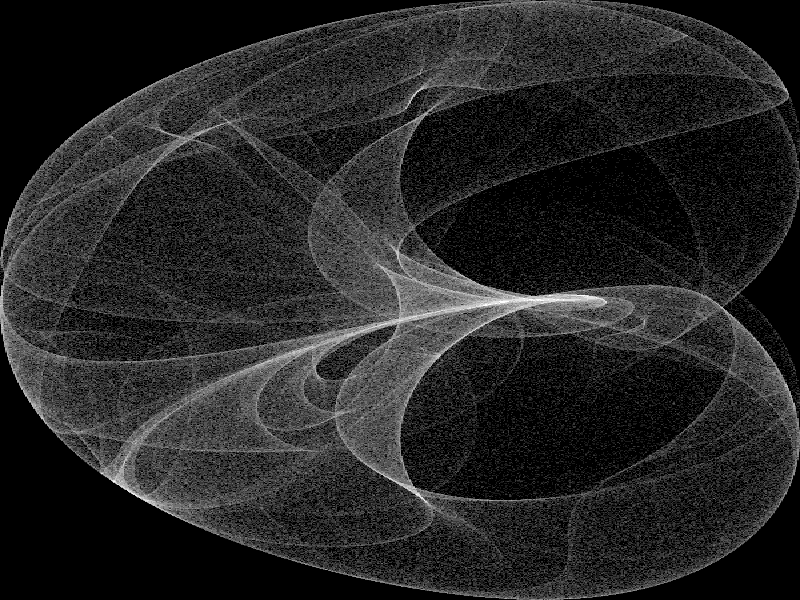
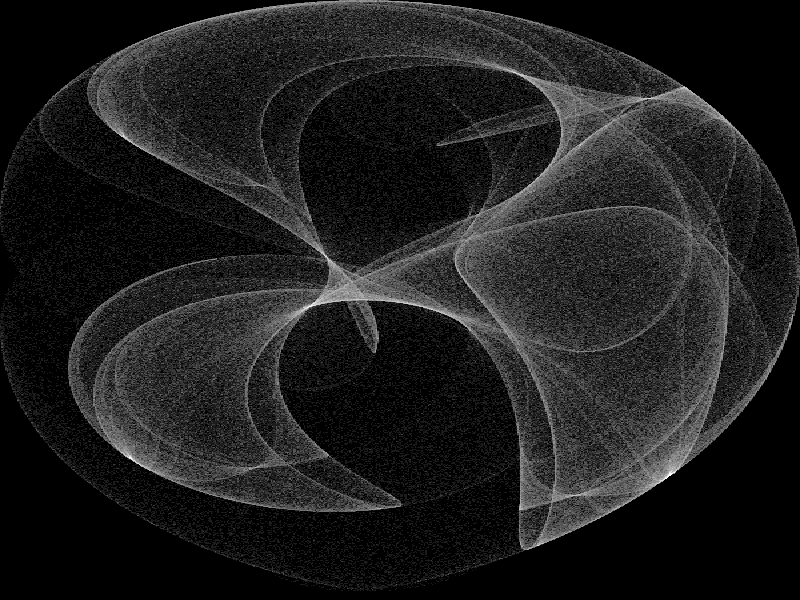

Generate these figures, in order, with R:
####
# some attractors in R - Pete Werner, 2013
####
# post here: http://petewerner.blogspot.com/2013/11/just-for-fun-attractors-in-r.html
#
# faster vers: https://github.com/petewerner/misc/blob/master/attractor.R
#
# see also:
# http://paulbourke.net/fractals/peterdejong/
# http://paulbourke.net/fractals/clifford/
####

map <- function(x, imin, imax, omin, omax) {
	return( (x - imin) / (imax - imin) * (omax - omin) + omin )
}

dejong <- function(x, y) {
	for (i in 1:npoints) {
		xn <- sin(a * y) - cos(b * x)
		yn <- sin(c * x) - cos(d * y)
		row <- round(map(xn, -2, 2, 1, width))
		col <- round(map(yn, -2, 2, 1, height))
		mat[row,col] <<- mat[row,col] + 1
		x <- xn
		y <- yn
	}
}

clifford <- function(x, y) {
	for (i in 1:npoints) {
		xn <- sin(a * y) + c * cos(a * x)
		yn <- sin(b * x) + d * cos(b * y)
		row <- round(map(xn, -abs(c) - 1, abs(c) + 1, 1, width))
		col <- round(map(yn, -abs(d) - 1, abs(d) + 1, 1, height))
		mat[row,col] <<- mat[row,col] + 1
		x <- xn
		y <- yn
	}
}

cvec <- grey(seq(0, 1, length=10))

#we end up with npoints * n points
npoints <- 8
n <- 100000 
width <- 600
height <- 600

#make some random points
rsamp <- matrix(runif(n * 2, min=-2, max=2), nr=n)

#dejong
a <- 1.4
b <- -2.3
c <- 2.4
d <- -2.1

mat <- matrix(0, nr=height, nc=width)
#these can be slow with a lot of points
system.time(xx <- apply(rsamp, 1, function(x) dejong(x[1], x[2])))
dens <- log(mat + 1)/round(log(max(mat))) 
par(mar=c(0, 0, 0, 0))
image(t(dens), col=cvec, useRaster=T, xaxt='n', yaxt='n')

#clifford
a <- -1.4
b <- 1.6
c <- 1.0
d <- 0.7

mat <- matrix(0, nr=height, nc=width)
system.time(xx <- apply(rsamp, 1, function(x) clifford(x[1], x[2])))
dens <- log(mat + 1)/round(log(max(mat))) 
par(mar=c(0, 0, 0, 0))
image(t(dens), col=cvec, useRaster=T, xaxt='n', yaxt='n')

